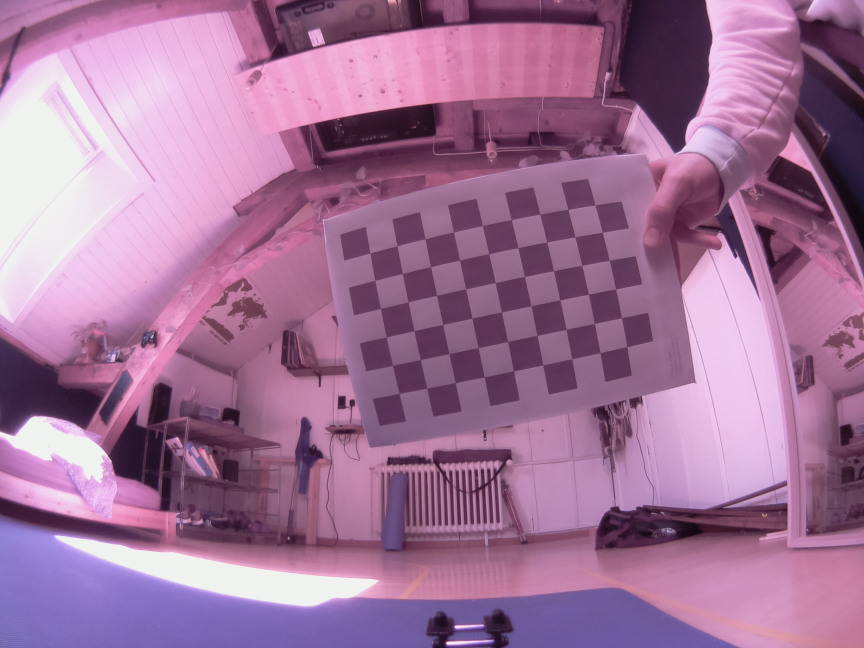
#> input picture ARC_Code/CameraCalibration/Images/1.jpg, 2592 x 1944 px (shown at 1/3 size); its folder holds 5 pictures in this run
$ python cameraCalibration.py
#> lines starting #> are read from the running program, lines starting #| are printed output that depends on the picture
import numpy as np
import cv2
import glob
import pickle
import matplotlib.pyplot as plt

def getCameraCalibrationParameters(nRow=6, nCol=9, imgDirectory='Images/*.jpg', calParamFile=None, saveDrawedImg=False):
    # prepare real world point as [x,y,z] coordinate. Z always on the same plane, so it keep 0.
    # XY are (0,0),(1,0),(2,0),...,(8,0), (0,1),(1,1),...,(8,1), (0,2),......,(8,5)
#> called with nRow = 6, nCol = 9, imgDirectory = 'Images/*.jpg', calParamFile = 'cameraCalibrationParam.pickle', saveDrawedImg = False
    objp = np.zeros((nRow*nCol,3), np.float32)
    objp[:,:2] = np.mgrid[0:nCol,0:nRow].T.reshape(-1,2)

    # Arrays to store object points (real world) and image points from all the images.
    objpoints = [] # 3d point in real world space
    imgpoints = [] # 2d points in image plane.

    # Calibration images folder
    images = glob.glob(imgDirectory)

    # Find chestboard corners in all images
    for fname in images:
        # Load image
        img = cv2.imread(fname)
#> img is the input picture: shape (1944, 2592, 3); mean B, G, R 152.3, 114.9, 160.7
        gray = cv2.cvtColor(img,cv2.COLOR_BGR2GRAY)
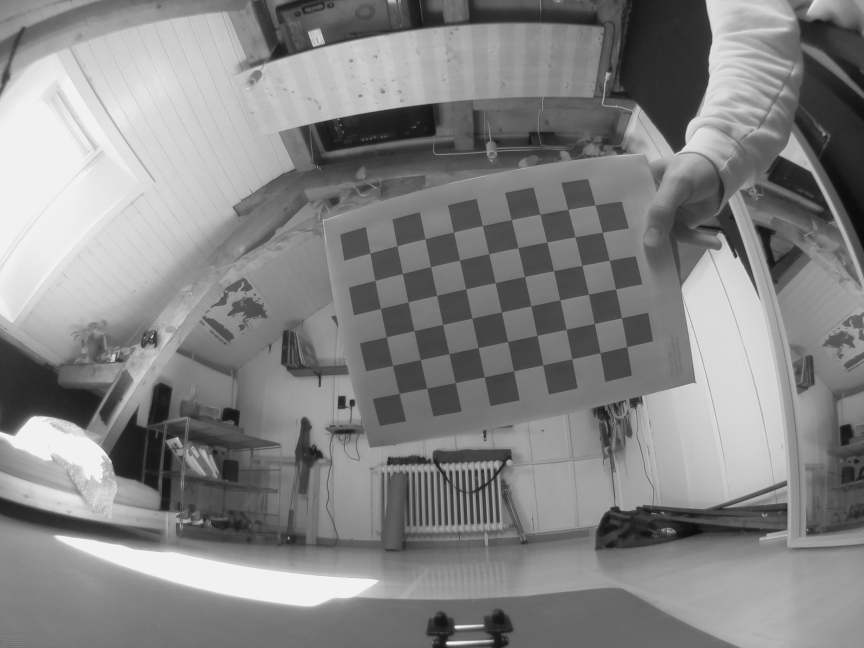
#> gray: shape (1944, 2592) (shown at 1/3 size); min 7, max 242, mean 132.9

        # Find the chess board corners
        ret, corners = cv2.findChessboardCorners(gray, (nCol,nRow),None)
#> ret = True; corners = 54 rows, first 8: [1110.6, 760.5], [1193, 738.2], [1275.4, 717.2], [1361.5, 697.2], [1447.6, 678.5], [1534.9, 660.2], [1620, 644.4], [1705.4, 629.7]

        # If found, add object points, image points (after refining them)
        if ret == True:
            objpoints.append(objp)
            # termination criteria
            criteria = (cv2.TERM_CRITERIA_EPS + cv2.TERM_CRITERIA_MAX_ITER, 30, 0.001) #Max 30 iter and epsilon of 0.001
            corners2 = cv2.cornerSubPix(gray,corners,(11,11),(-1,-1), criteria)
#> corners2 = 54 rows, first 8: [1110.9, 760.5], [1192.4, 738.8], [1275.7, 717.5], [1361.4, 697.3], [1448.1, 678.2], [1534.9, 660.3], [1620.4, 643.9], [1704.6, 629.2]
            imgpoints.append(corners2)

            # Draw and save the corners
            if saveDrawedImg:
                img = cv2.drawChessboardCorners(img, (nCol,nRow), corners2,ret)
                cv2.imwrite(fname.replace(".jpg","_findedCorners.jpg"), img)
        else:
            print(f"Corner not found in img {fname}")
#> pass 2 of the loop in getCameraCalibrationParameters, `for fname in images:`:
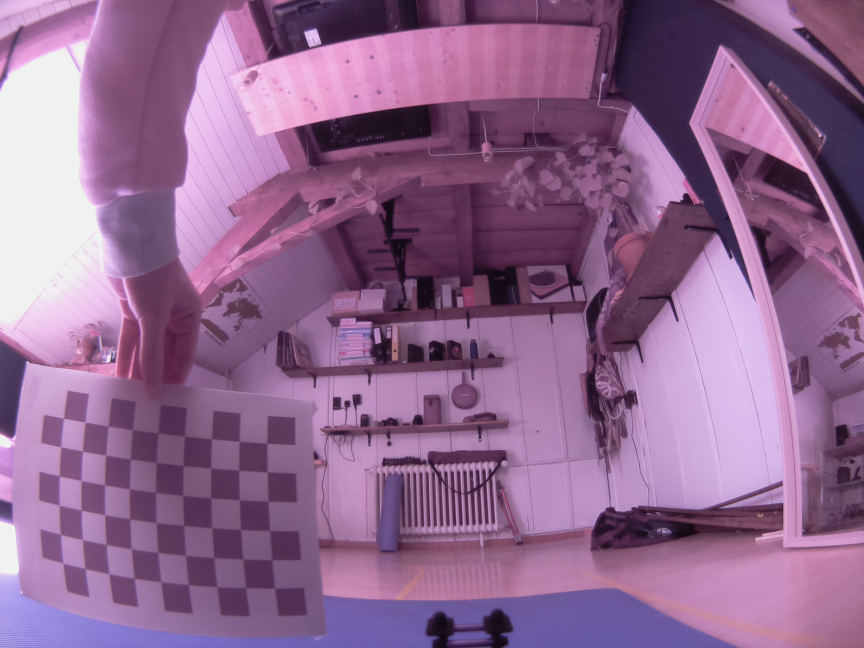
#> input picture ARC_Code/CameraCalibration/Images/10.jpg, 2592 x 1944 px (shown at 1/3 size)
#> in getCameraCalibrationParameters, img is the input picture: shape (1944, 2592, 3); mean B, G, R 143.1, 103.9, 144
#> in getCameraCalibrationParameters, `gray = cv2.cvtColor(img,cv2.COLOR_BGR2GRAY)`:
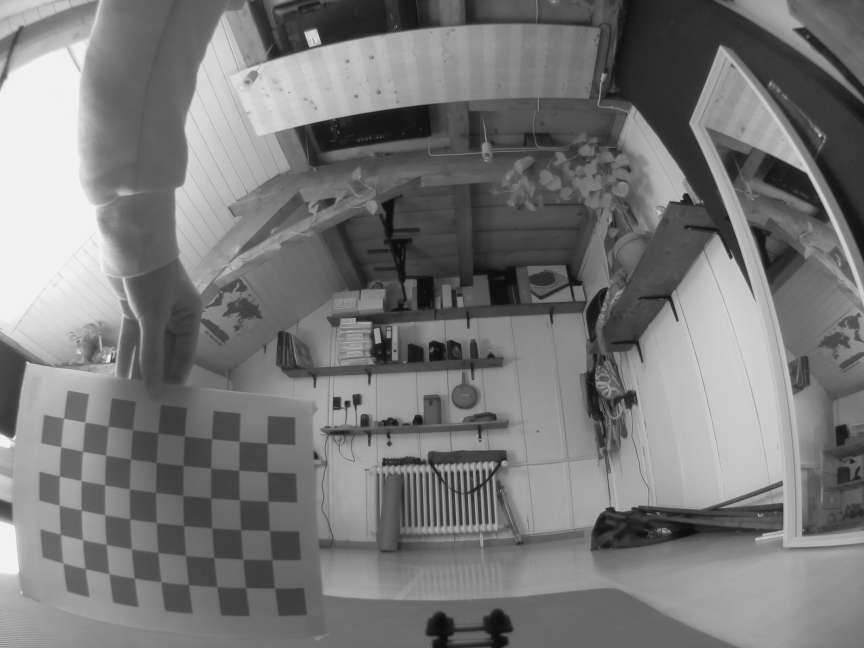
#> gray: shape (1944, 2592) (shown at 1/3 size); min 9, max 243, mean 120.4
#> corners = 54 rows, first 8: [825, 1764.5], [738, 1764], [650.4, 1759.8], [565.5, 1754.5], [483.5, 1747], [404.5, 1735.5], [329, 1723.3], [256.5, 1706.5]
#> corners2 = 54 rows, first 8: [825.2, 1764.8], [738.6, 1763.9], [651.9, 1760.4], [566.9, 1754.6], [484.1, 1746], [404.7, 1734.9], [328.8, 1722], [257, 1706.4]
#> pass 3 of the loop in getCameraCalibrationParameters, `for fname in images:`:
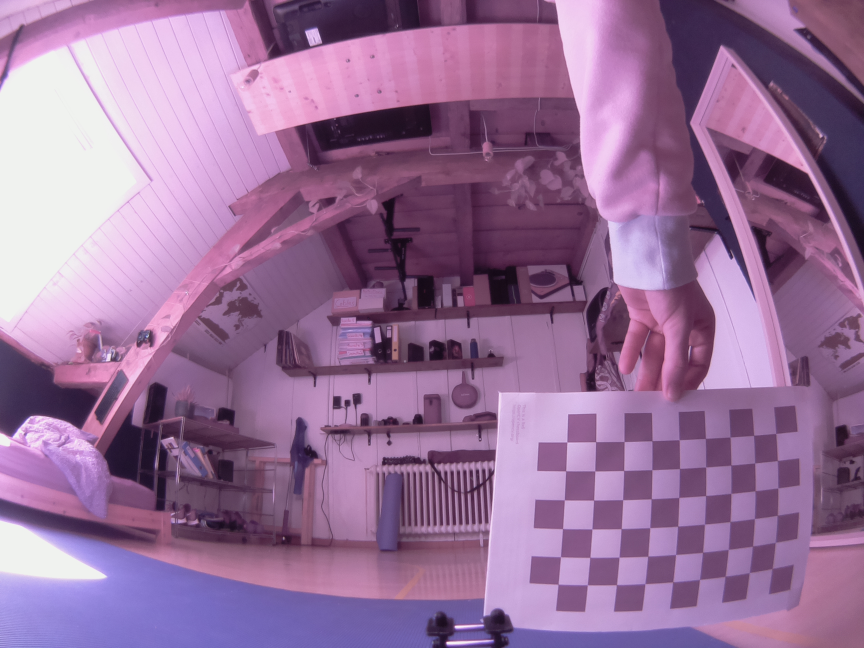
#> input picture ARC_Code/CameraCalibration/Images/11.jpg, 2592 x 1944 px (shown at 1/3 size)
#> in getCameraCalibrationParameters, img is the input picture: shape (1944, 2592, 3); mean B, G, R 152.5, 112.5, 150.8
#> in getCameraCalibrationParameters, `gray = cv2.cvtColor(img,cv2.COLOR_BGR2GRAY)`:
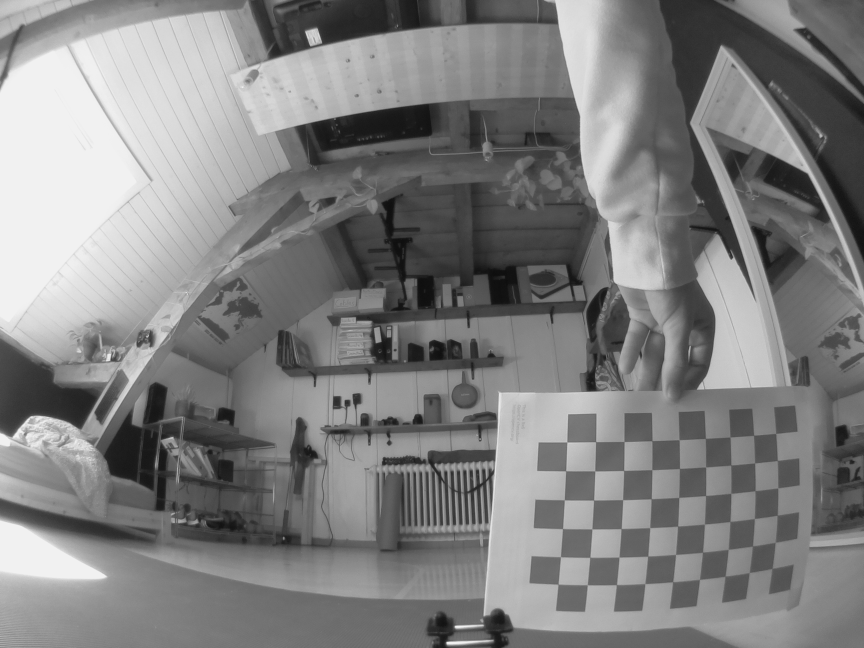
#> gray: shape (1944, 2592) (shown at 1/3 size); min 12, max 242, mean 128.5
#> corners = 54 rows, first 8: [2316.7, 1706.5], [2248.4, 1718.5], [2176.2, 1728.3], [2099.9, 1739.1], [2018.9, 1745.7], [1935.6, 1751.4], [1850.4, 1754.3], [1762.7, 1755.3]
#> corners2 = 54 rows, first 8: [2316.8, 1706.1], [2248.4, 1718.5], [2176, 1729.1], [2099.3, 1739.2], [2018.8, 1746.1], [1935.7, 1751.7], [1850.1, 1754.6], [1762.7, 1755.2]
#> the loop made 5 passes; the first 3 are shown


    # Calibrate the camera
    img_size = (img.shape[1], img.shape[0])
#> img_size = (2592, 1944)
    ret, mtx, dist, rvecs, tvecs = cv2.calibrateCamera(objpoints, imgpoints, img_size, None,None)

    # Save camera calibration for later use
    if calParamFile is not None:
        calParamPickle = {}
        calParamPickle['mtx'] = mtx
        calParamPickle['dist'] = dist
        pickle.dump(calParamPickle, open(calParamFile, 'wb') )

    return mtx, dist

def undistort(img, calParamFile):
    try:
        with open(calParamFile, mode='rb') as fd:
            file = pickle.load(fd)
            mtx = file['mtx']
            dist = file['dist']
            h,  w = img.shape[:2]
            mtx_new, roi = cv2.getOptimalNewCameraMatrix(mtx,dist,(img.shape[1], img.shape[0]), 1)
            undistortedImg = cv2.undistort(img, mtx, dist, None, mtx_new)
            return undistortedImg
    except FileNotFoundError :
        print("File with calibration parameters not found")


getCameraCalibrationParameters(nRow=6, nCol=9, imgDirectory='Images/*.jpg', calParamFile="cameraCalibrationParam.pickle", saveDrawedImg=False)

img = cv2.imread('Images/5.jpg')
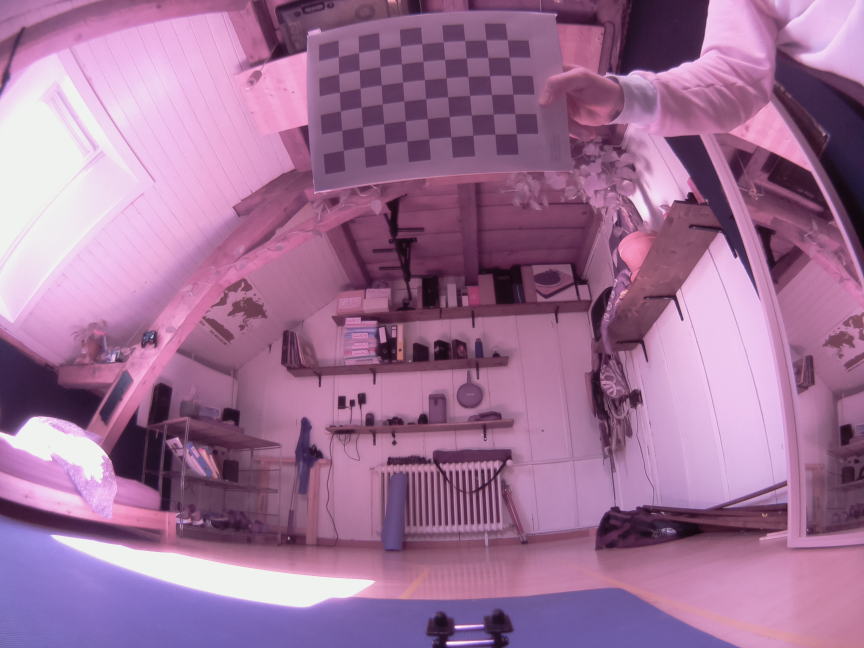
#> input picture ARC_Code/CameraCalibration/Images/5.jpg, 2592 x 1944 px (shown at 1/3 size)
#> img is the input picture: shape (1944, 2592, 3); mean B, G, R 151, 113.7, 159.5
img_undistort = undistort(img, calParamFile="cameraCalibrationParam.pickle")
#> in undistort, `undistortedImg = cv2.undistort(img, mtx, dist, None, mtx_new)`:
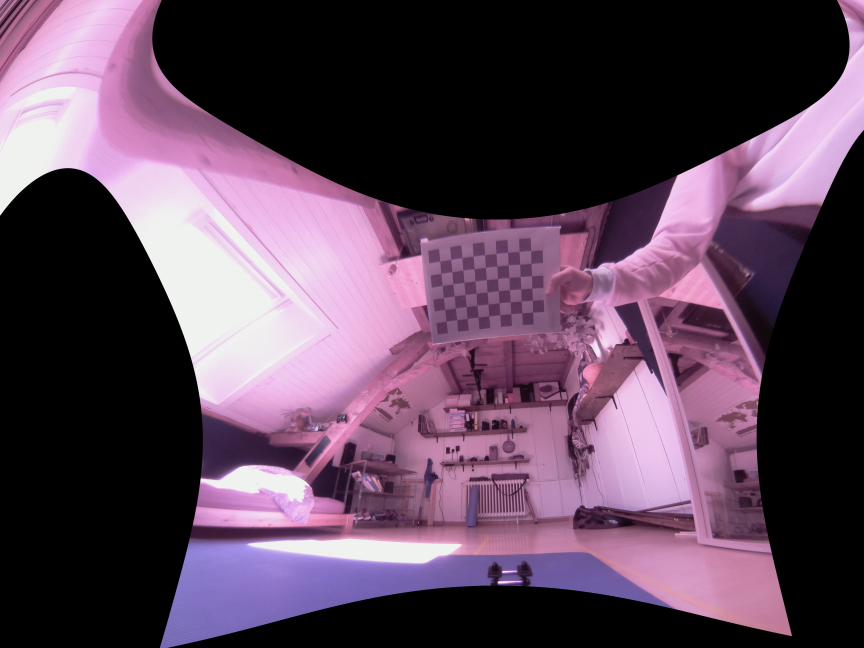
#> undistortedImg: shape (1944, 2592, 3) (shown at 1/3 size); mean B, G, R 88.1, 68.3, 91.3

plt.subplot(121),plt.imshow(img,cmap = 'gray')
plt.title('Original Image')
plt.subplot(122),plt.imshow(img_undistort,cmap = 'gray')
plt.title('Edge Image')
plt.show()
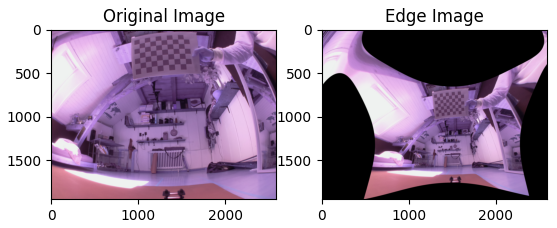
#> figure drawn by matplotlib, 2 panels; B, G, R data is drawn as R, G, B
